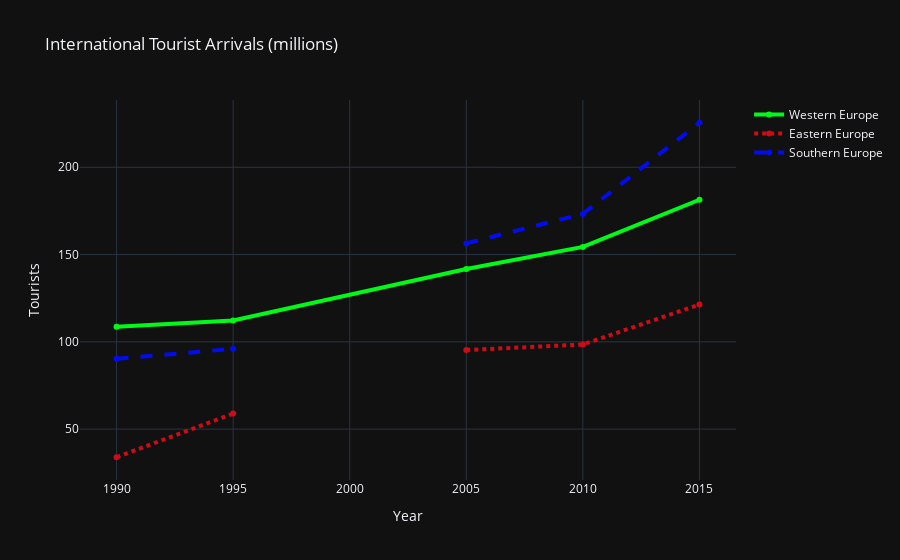

Notebook source saved alongside this figure:
### Code cell
trace0 = go.Scatter(
    x=tourism_data['Year'],
    y=tourism_data['Western'],
    name='Western Europe',
    line=dict(color='rgb(0, 250, 24)', width=4),
    connectgaps=True
)
trace1 = go.Scatter(
    x=tourism_data['Year'],
    y=tourism_data['Eastern'],
    name='Eastern Europe',
    line=dict(color='rgb(205, 12, 24)',
              width=4,
              dash='dot'),
    connectgaps=False
)
trace2 = go.Scatter(
    x=tourism_data['Year'],
    y=tourism_data['Southern'],
    name='Southern Europe',
    line=dict(color='rgba(2, 12, 240, 191)',
              width=4,
              dash='dash')
)
data = [trace0, trace1, trace2]
layout = go.Layout(
    title='International Tourist Arrivals (millions)',
    xaxis=dict(title='Year'),
    yaxis=dict(title='Tourists'),
)
fig = go.Figure(data=data, layout=layout)
offline.iplot(fig)

### Figure 1 — Plotly figure (JSON) as saved in the notebook; plotly's stock layout.template omitted (floating-point values rounded to 4 significant figures)
{"data": [{"connectgaps": true, "line": {"color": "rgb(0, 250, 24)", "width": 4}, "name": "Western Europe", "x": [1990, 1995, 2000, 2005, 2010, 2015], "y": [108.6, 112.2, null, 141.7, 154.4, 181.4], "type": "scatter"}, {"connectgaps": false, "line": {"color": "rgb(205, 12, 24)", "dash": "dot", "width": 4}, "name": "Eastern Europe", "x": [1990, 1995, 2000, 2005, 2010, 2015], "y": [33.9, 58.9, null, 95.3, 98.5, 121.4], "type": "scatter"}, {"line": {"color": "rgba(2, 12, 240, 191)", "dash": "dash", "width": 4}, "name": "Southern Europe", "x": [1990, 1995, 2000, 2005, 2010, 2015], "y": [90.3, 96.0, null, 156.4, 173.3, 225.5], "type": "scatter"}], "layout": {"title": {"text": "International Tourist Arrivals (millions)"}, "xaxis": {"title": {"text": "Year"}}, "yaxis": {"title": {"text": "Tourists"}}}}
